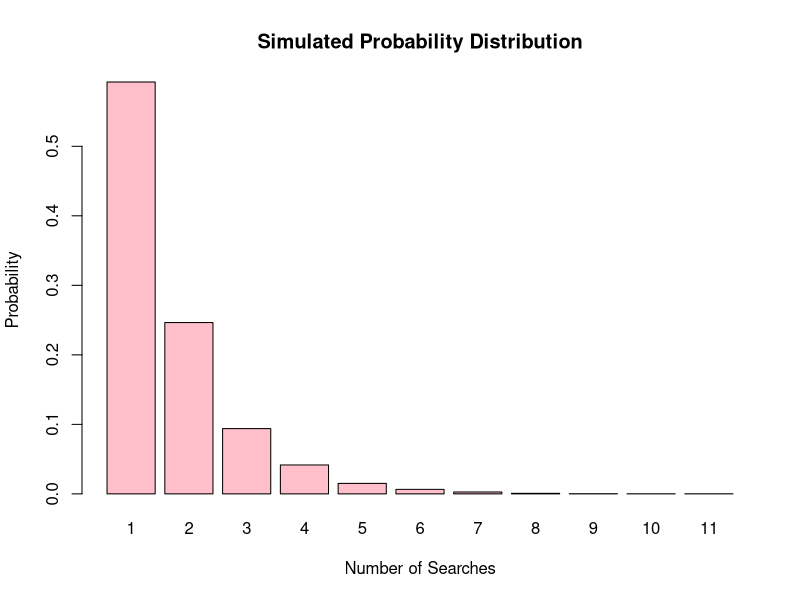
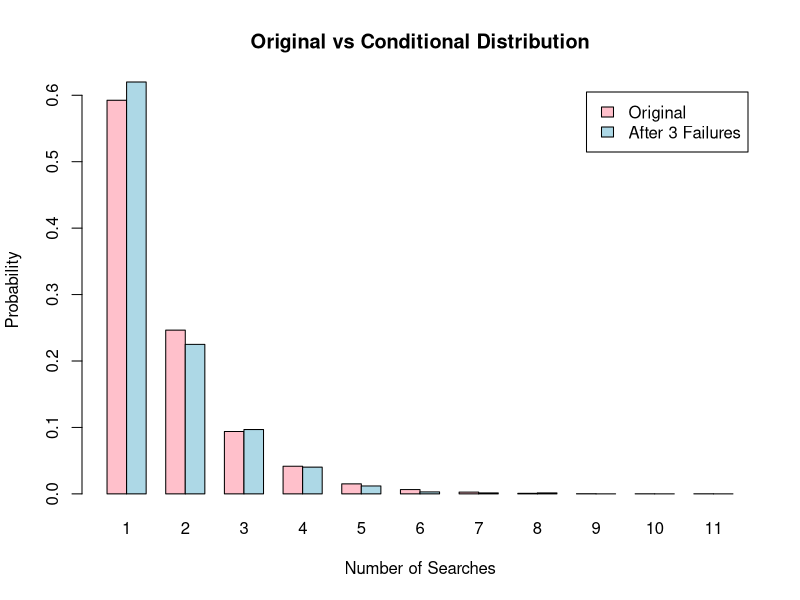

Generate these figures, in order, with R:

# Section 1 - Item 3

# Input the probability
p_input <- readline("Enter probability p (default is 0.6): ")
p <- if (p_input == "") 0.6 else as.numeric(p_input)

if (is.na(p) || p <= 0 || p > 1) {
  stop("p_input value must be greater than 0 and at most 1.")
}

# Number of simulations
n <- 10000

# Simulate the number of searches
X <- rgeom(n, prob = p) + 1

# Probability distribution
dist <- prop.table(table(X))
dist

# Plot the probability distribution
barplot(dist, main = "Simulated Probability Distribution",
        xlab = "Number of Searches", ylab = "Probability",
        col = "pink")

# Mean and variance
mean(X)
var(X)

# Conditional distribution after 3 unsuccessful searches
Y <- X[X > 3] - 3

cdist <- prop.table(table(Y))
cdist

# Conditional mean and variance
mean(Y)
var(Y)

# Compare the distributions
maxX<- max(c(X, Y))

orig <- prop.table(table(factor(X, levels = 1:maxX)))
cond <- prop.table(table(factor(Y, levels = 1:maxX)))

barplot(rbind(orig, cond),
        beside = TRUE, main = "Original vs Conditional Distribution",
        xlab = "Number of Searches", ylab = "Probability",
        col = c("pink", "lightblue"),
        legend.text = c("Original", "After 3 Failures"))

# Memoryless property estimate
p4 <- sum(X == 4) / sum(X > 3)
p1 <- mean(X == 1)

p5 <- sum(X == 5) / sum(X > 3)
p2 <- mean(X == 2)

p4
p1
p5
p2
